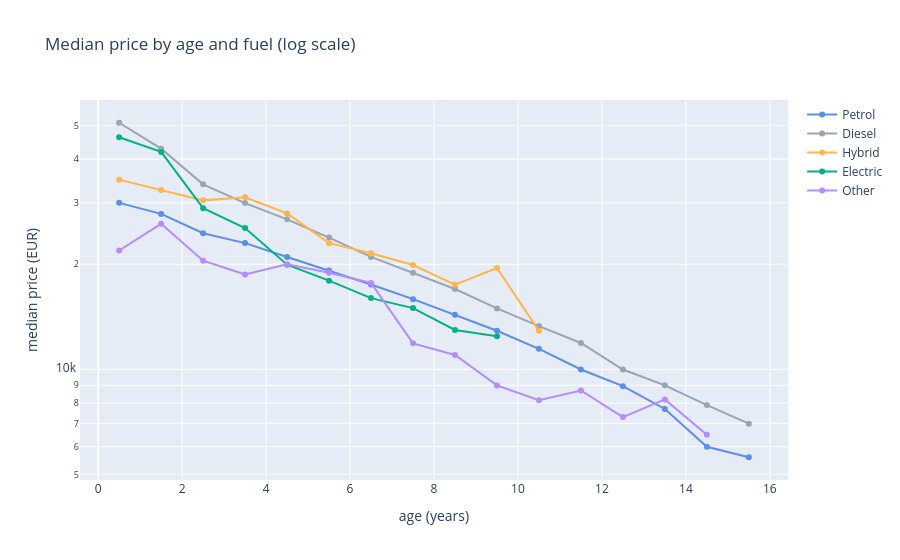

Notebook cell for this chart:
### Markdown cell above
- **Price:** strongly right-skewed. Most cars are under 40,000 EUR.
- **Age:** many young cars (0-3 years) and a long tail up to 29 years.
- **Mileage:** many low-mileage cars (new and nearly new) and a long tail.

---
# 3. Price vs age: the key chart
For each year of age and each fuel group, the **median price** (only buckets with at least 30 cars).

### Code cell
curve = median_price_by_age(df, bin_width=1, max_age=15)
curve["fuel_group"] = pd.Categorical(curve["fuel_group"], categories=FUEL_ORDER, ordered=True)
fig = px.line(curve.sort_values(["fuel_group", "age_bucket"]), x="age_bucket", y="median_price", color="fuel_group",
              markers=True, color_discrete_map=FUEL_COLORS, log_y=True,
              title="Median price by age and fuel (log scale)",
              labels={"age_bucket": "age (years)", "median_price": "median price (EUR)", "fuel_group": ""})
fig.show()

### Figure 1 — Plotly figure (JSON) as saved in the notebook; plotly's stock layout.template omitted (floating-point values rounded to 4 significant figures)
{"data": [{"hovertemplate": "=Petrol<br>age (years)=%{x}<br>median price (EUR)=%{y}<extra></extra>", "legendgroup": "Petrol", "line": {"color": "#5B8DEF", "dash": "solid"}, "marker": {"symbol": "circle"}, "mode": "lines+markers", "name": "Petrol", "orientation": "v", "showlegend": true, "type": "scatter", "x": [0.5, 1.5, 2.5, 3.5, 4.5, 5.5, 6.5, 7.5, 8.5, 9.5, 10.5, 11.5, 12.5, 13.5, 14.5, 15.5], "xaxis": "x", "y": [29990.0, 27890.0, 24550.0, 23000.0, 20990.0, 19190.0, 17500.0, 15890.0, 14320.0, 12900.0, 11450.0, 9990.0, 8950.0, 7700.0, 6000.0, 5600.0], "yaxis": "y"}, {"hovertemplate": "=Diesel<br>age (years)=%{x}<br>median price (EUR)=%{y}<extra></extra>", "legendgroup": "Diesel", "line": {"color": "#9AA5B1", "dash": "solid"}, "marker": {"symbol": "circle"}, "mode": "lines+markers", "name": "Diesel", "orientation": "v", "showlegend": true, "type": "scatter", "x": [0.5, 1.5, 2.5, 3.5, 4.5, 5.5, 6.5, 7.5, 8.5, 9.5, 10.5, 11.5, 12.5, 13.5, 14.5, 15.5], "xaxis": "x", "y": [50880.0, 42880.0, 33900.0, 29950.0, 26900.0, 23850.0, 21000.0, 18900.0, 16990.0, 14950.0, 13300.0, 11900.0, 9990.0, 8999.0, 7900.0, 6990.0], "yaxis": "y"}, {"hovertemplate": "=Hybrid<br>age (years)=%{x}<br>median price (EUR)=%{y}<extra></extra>", "legendgroup": "Hybrid", "line": {"color": "#FFB547", "dash": "solid"}, "marker": {"symbol": "circle"}, "mode": "lines+markers", "name": "Hybrid", "orientation": "v", "showlegend": true, "type": "scatter", "x": [0.5, 1.5, 2.5, 3.5, 4.5, 5.5, 6.5, 7.5, 8.5, 9.5, 10.5], "xaxis": "x", "y": [34960.0, 32660.0, 30490.0, 31110.0, 27970.0, 22990.0, 21500.0, 19900.0, 17500.0, 19510.0, 12890.0], "yaxis": "y"}, {"hovertemplate": "=Electric<br>age (years)=%{x}<br>median price (EUR)=%{y}<extra></extra>", "legendgroup": "Electric", "line": {"color": "#00B386", "dash": "solid"}, "marker": {"symbol": "circle"}, "mode": "lines+markers", "name": "Electric", "orientation": "v", "showlegend": true, "type": "scatter", "x": [0.5, 1.5, 2.5, 3.5, 4.5, 5.5, 6.5, 7.5, 8.5, 9.5], "xaxis": "x", "y": [46250.0, 41970.0, 28950.0, 25390.0, 19950.0, 17950.0, 16000.0, 14980.0, 12970.0, 12450.0], "yaxis": "y"}, {"hovertemplate": "=Other<br>age (years)=%{x}<br>median price (EUR)=%{y}<extra></extra>", "legendgroup": "Other", "line": {"color": "#B48CFF", "dash": "solid"}, "marker": {"symbol": "circle"}, "mode": "lines+markers", "name": "Other", "orientation": "v", "showlegend": true, "type": "scatter", "x": [0.5, 1.5, 2.5, 3.5, 4.5, 5.5, 6.5, 7.5, 8.5, 9.5, 10.5, 11.5, 12.5, 13.5, 14.5], "xaxis": "x", "y": [21900.0, 26120.0, 20480.0, 18700.0, 19990.0, 18920.0, 17690.0, 11870.0, 11000.0, 8995.0, 8157.0, 8700.0, 7299.0, 8200.0, 6495.0], "yaxis": "y"}], "layout": {"legend": {"title": {"text": ""}, "tracegroupgap": 0}, "title": {"text": "Median price by age and fuel (log scale)"}, "xaxis": {"anchor": "y", "domain": [0.0, 1.0], "title": {"text": "age (years)"}}, "yaxis": {"anchor": "x", "domain": [0.0, 1.0], "title": {"text": "median price (EUR)"}, "type": "log"}}}
